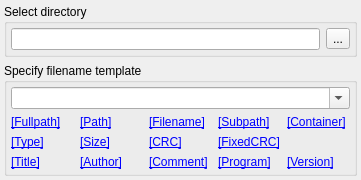
<?xml version="1.0" encoding="UTF-8"?>
<ui version="4.0">
 <class>FilenameTemplate</class>
 <widget class="QWidget" name="FilenameTemplate">
  <property name="geometry">
   <rect>
    <x>0</x>
    <y>0</y>
    <width>361</width>
    <height>168</height>
   </rect>
  </property>
  <property name="windowTitle">
   <string>Build filename template</string>
  </property>
  <layout class="QVBoxLayout" name="verticalLayout">
   <property name="margin">
    <number>4</number>
   </property>
   <item>
    <widget class="QGroupBox" name="dirSelectionGroup">
     <property name="sizePolicy">
      <sizepolicy hsizetype="Preferred" vsizetype="Maximum">
       <horstretch>0</horstretch>
       <verstretch>0</verstretch>
      </sizepolicy>
     </property>
     <property name="title">
      <string>Select directory</string>
     </property>
     <layout class="QHBoxLayout" name="horizontalLayout">
      <property name="margin">
       <number>4</number>
      </property>
      <item>
       <widget class="QLineEdit" name="directoryName"/>
      </item>
      <item>
       <widget class="QToolButton" name="browseDirButton">
        <property name="text">
         <string>...</string>
        </property>
       </widget>
      </item>
     </layout>
    </widget>
   </item>
   <item>
    <widget class="QGroupBox" name="nameSelectionGroup">
     <property name="title">
      <string>Specify filename template</string>
     </property>
     <layout class="QVBoxLayout" name="verticalLayout_2">
      <property name="margin">
       <number>4</number>
      </property>
      <item>
       <widget class="QComboBox" name="fileTemplate">
        <property name="editable">
         <bool>true</bool>
        </property>
        <item>
         <property name="text">
          <string notr="true"/>
         </property>
        </item>
        <item>
         <property name="text">
          <string notr="true">[Fullpath].[Type]</string>
         </property>
        </item>
        <item>
         <property name="text">
          <string notr="true">[Filename]_[Subpath].[Type]</string>
         </property>
        </item>
        <item>
         <property name="text">
          <string notr="true">[CRC].[Type]</string>
         </property>
        </item>
       </widget>
      </item>
      <item>
       <layout class="QGridLayout" name="gridLayout">
        <item row="0" column="0">
         <widget class="QLabel" name="hintFullPath">
          <property name="toolTip">
           <string>
&lt;p&gt;This field means full source data path including any nested container subpath normalized to filename.&lt;/p&gt;
&lt;p&gt;&lt;b&gt;Example:&lt;/b&gt;
&lt;pre&gt;/path/to/file.ext?nested.bin/+256/subfile.B&lt;/pre&gt; will be translated to
&lt;pre&gt;_path_to_file.ext_nested.bin_+256_subfile.B&lt;/pre&gt;
</string>
          </property>
          <property name="text">
           <string notr="true">&lt;a href=&quot;[Fullpath]&quot;&gt;[Fullpath]&lt;/a&gt;</string>
          </property>
          <property name="textFormat">
           <enum>Qt::RichText</enum>
          </property>
         </widget>
        </item>
        <item row="0" column="1">
         <widget class="QLabel" name="hintPath">
          <property name="toolTip">
           <string>
&lt;p&gt;This field means source file path normalized to filename.&lt;/p&gt;
&lt;p&gt;&lt;b&gt;Example:&lt;/b&gt;&lt;/p&gt;
&lt;pre&gt;/path/to/file.ext?nested.bin/+256/subfile.B&lt;/pre&gt; will be translated to
&lt;pre&gt;_path_to_file.ext&lt;/pre&gt;
</string>
          </property>
          <property name="text">
           <string notr="true">&lt;a href=&quot;[Path]&quot;&gt;[Path]&lt;/a&gt;&lt;/p&gt;
&lt;/body&gt;
&lt;/html&gt;</string>
          </property>
          <property name="textFormat">
           <enum>Qt::RichText</enum>
          </property>
         </widget>
        </item>
        <item row="0" column="2">
         <widget class="QLabel" name="hintFilename">
          <property name="toolTip">
           <string>
&lt;p&gt;This field means source data filename.&lt;/p&gt;
&lt;p&gt;&lt;b&gt;Example:&lt;/b&gt;
&lt;pre&gt;/path/to/file.ext?nested.bin/+256/subfile.B&lt;/pre&gt; will be translated to
&lt;pre&gt;file.ext&lt;/pre&gt;
</string>
          </property>
          <property name="text">
           <string notr="true">&lt;a href=&quot;[Filename]&quot;&gt;[Filename]&lt;/a&gt;</string>
          </property>
          <property name="textFormat">
           <enum>Qt::RichText</enum>
          </property>
         </widget>
        </item>
        <item row="0" column="3">
         <widget class="QLabel" name="hintSubpath">
          <property name="toolTip">
           <string>
&lt;p&gt;This field means subdata identifier in source file normalized to filename format.&lt;/p&gt;
&lt;p&gt;&lt;b&gt;Example:&lt;/b&gt;
&lt;pre&gt;/path/to/file.ext?nested.bin/+256/subfile.B&lt;/pre&gt; will be translated to
&lt;pre&gt;nested.bin_+256_subfile.B&lt;/pre&gt;
</string>
          </property>
          <property name="text">
           <string notr="true">&lt;a href=&quot;[Subpath]&quot;&gt;[Subpath]&lt;/a&gt;</string>
          </property>
          <property name="textFormat">
           <enum>Qt::RichText</enum>
          </property>
         </widget>
        </item>
        <item row="0" column="4">
         <widget class="QLabel" name="hintContainer">
          <property name="toolTip">
           <string>
&lt;p&gt;This field means subdata containers chain identifiers normalized to filename format.&lt;/p&gt;
&lt;p&gt;&lt;b&gt;Example:&lt;/b&gt;
&lt;pre&gt;/path/to/file.ext?nested.bin/+256/subfile.B&lt;/pre&gt; can be translated to
&lt;pre&gt;ZIP_RAW_TRD&lt;/pre&gt; in case if file.ext is ZIP file and TRD file is located at 256-byte offset of nested.bin file
</string>
          </property>
          <property name="text">
           <string notr="true">&lt;a href=&quot;[Container]&quot;&gt;[Container]&lt;/a&gt;</string>
          </property>
          <property name="textFormat">
           <enum>Qt::RichText</enum>
          </property>
         </widget>
        </item>
        <item row="1" column="0">
         <widget class="QLabel" name="hintType">
          <property name="toolTip">
           <string>
&lt;p&gt;This field means chiptune type. Usually 2-3 uppercased letters. Can be used as an extension.&lt;/p&gt;
</string>
          </property>
          <property name="text">
           <string notr="true">&lt;a href=&quot;[Type]&quot;&gt;[Type]&lt;/a&gt;</string>
          </property>
          <property name="textFormat">
           <enum>Qt::RichText</enum>
          </property>
         </widget>
        </item>
        <item row="1" column="1">
         <widget class="QLabel" name="hintSize">
          <property name="toolTip">
           <string>
&lt;p&gt;This field means chiptune size in bytes.&lt;/p&gt;
</string>
          </property>
          <property name="text">
           <string notr="true">&lt;a href=&quot;[Size]&quot;&gt;[Size]&lt;/a&gt;</string>
          </property>
          <property name="textFormat">
           <enum>Qt::RichText</enum>
          </property>
         </widget>
        </item>
        <item row="1" column="2">
         <widget class="QLabel" name="hintCRC">
          <property name="toolTip">
           <string>
&lt;p&gt;This field means CRC32 checksum of chiptune in decimal form.&lt;/p&gt;
</string>
          </property>
          <property name="text">
           <string notr="true">&lt;a href=&quot;[CRC]&quot;&gt;[CRC]&lt;/a&gt;</string>
          </property>
          <property name="textFormat">
           <enum>Qt::RichText</enum>
          </property>
         </widget>
        </item>
        <item row="1" column="3">
         <widget class="QLabel" name="hintFixedCRC">
          <property name="toolTip">
           <string>
&lt;p&gt;This field means CRC32 checksum if meaningful chiptune parts in decimal form.&lt;/p&gt;
</string>
          </property>
          <property name="text">
           <string notr="true">&lt;a href=&quot;[FixedCRC]&quot;&gt;[FixedCRC]&lt;/a&gt;</string>
          </property>
          <property name="textFormat">
           <enum>Qt::RichText</enum>
          </property>
         </widget>
        </item>
        <item row="2" column="0">
         <widget class="QLabel" name="hintTitle">
          <property name="toolTip">
           <string>
&lt;p&gt;This field means chiptune title and can be empty.&lt;/p&gt;
</string>
          </property>
          <property name="text">
           <string notr="true">&lt;a href=&quot;[Title]&quot;&gt;[Title]&lt;/a&gt;</string>
          </property>
          <property name="textFormat">
           <enum>Qt::RichText</enum>
          </property>
         </widget>
        </item>
        <item row="2" column="1">
         <widget class="QLabel" name="hintAuthor">
          <property name="toolTip">
           <string>
&lt;p&gt;This field means chiptune's author and can be empty.&lt;/p&gt;
</string>
          </property>
          <property name="text">
           <string notr="true">&lt;a href=&quot;[Author]&quot;&gt;[Author]&lt;/a&gt;</string>
          </property>
          <property name="textFormat">
           <enum>Qt::RichText</enum>
          </property>
         </widget>
        </item>
        <item row="2" column="2">
         <widget class="QLabel" name="hintComment">
          <property name="toolTip">
           <string>
&lt;p&gt;This field means chiptune comment and can be empty.&lt;/p&gt;
</string>
          </property>
          <property name="text">
           <string notr="true">&lt;a href=&quot;[Comment]&quot;&gt;[Comment]&lt;/a&gt;</string>
          </property>
          <property name="textFormat">
           <enum>Qt::RichText</enum>
          </property>
         </widget>
        </item>
        <item row="2" column="3">
         <widget class="QLabel" name="hintProgram">
          <property name="toolTip">
           <string>
&lt;p&gt;This field means program familiy chiptune was created in or compatible with.&lt;/p&gt;
</string>
          </property>
          <property name="text">
           <string notr="true">&lt;a href=&quot;[Program]&quot;&gt;[Program]&lt;/a&gt;</string>
          </property>
          <property name="textFormat">
           <enum>Qt::RichText</enum>
          </property>
         </widget>
        </item>
        <item row="2" column="4">
         <widget class="QLabel" name="hintVersion">
          <property name="toolTip">
           <string>
&lt;p&gt;This field means program version chiptune was created in. Can be not specified. Format is 10*MAJOR+MINOR&lt;/p&gt;
</string>
          </property>
          <property name="text">
           <string notr="true">&lt;a href=&quot;[Version]&quot;&gt;[Version]&lt;/a&gt;</string>
          </property>
          <property name="textFormat">
           <enum>Qt::RichText</enum>
          </property>
         </widget>
        </item>
       </layout>
      </item>
     </layout>
    </widget>
   </item>
  </layout>
 </widget>
 <resources/>
 <connections>
  <connection>
   <sender>browseDirButton</sender>
   <signal>clicked()</signal>
   <receiver>FilenameTemplate</receiver>
   <slot>OnBrowseDirectory()</slot>
  </connection>
  <connection>
   <sender>hintFullPath</sender>
   <signal>linkActivated(QString)</signal>
   <receiver>FilenameTemplate</receiver>
   <slot>OnClickHint(QString)</slot>
  </connection>
  <connection>
   <sender>hintPath</sender>
   <signal>linkActivated(QString)</signal>
   <receiver>FilenameTemplate</receiver>
   <slot>OnClickHint(QString)</slot>
  </connection>
  <connection>
   <sender>hintFilename</sender>
   <signal>linkActivated(QString)</signal>
   <receiver>FilenameTemplate</receiver>
   <slot>OnClickHint(QString)</slot>
  </connection>
  <connection>
   <sender>hintSubpath</sender>
   <signal>linkActivated(QString)</signal>
   <receiver>FilenameTemplate</receiver>
   <slot>OnClickHint(QString)</slot>
  </connection>
  <connection>
   <sender>hintContainer</sender>
   <signal>linkActivated(QString)</signal>
   <receiver>FilenameTemplate</receiver>
   <slot>OnClickHint(QString)</slot>
  </connection>
  <connection>
   <sender>hintType</sender>
   <signal>linkActivated(QString)</signal>
   <receiver>FilenameTemplate</receiver>
   <slot>OnClickHint(QString)</slot>
  </connection>
  <connection>
   <sender>hintSize</sender>
   <signal>linkActivated(QString)</signal>
   <receiver>FilenameTemplate</receiver>
   <slot>OnClickHint(QString)</slot>
  </connection>
  <connection>
   <sender>hintCRC</sender>
   <signal>linkActivated(QString)</signal>
   <receiver>FilenameTemplate</receiver>
   <slot>OnClickHint(QString)</slot>
  </connection>
  <connection>
   <sender>hintFixedCRC</sender>
   <signal>linkActivated(QString)</signal>
   <receiver>FilenameTemplate</receiver>
   <slot>OnClickHint(QString)</slot>
  </connection>
  <connection>
   <sender>hintTitle</sender>
   <signal>linkActivated(QString)</signal>
   <receiver>FilenameTemplate</receiver>
   <slot>OnClickHint(QString)</slot>
  </connection>
  <connection>
   <sender>hintAuthor</sender>
   <signal>linkActivated(QString)</signal>
   <receiver>FilenameTemplate</receiver>
   <slot>OnClickHint(QString)</slot>
  </connection>
  <connection>
   <sender>hintComment</sender>
   <signal>linkActivated(QString)</signal>
   <receiver>FilenameTemplate</receiver>
   <slot>OnClickHint(QString)</slot>
  </connection>
  <connection>
   <sender>hintProgram</sender>
   <signal>linkActivated(QString)</signal>
   <receiver>FilenameTemplate</receiver>
   <slot>OnClickHint(QString)</slot>
  </connection>
  <connection>
   <sender>hintVersion</sender>
   <signal>linkActivated(QString)</signal>
   <receiver>FilenameTemplate</receiver>
   <slot>OnClickHint(QString)</slot>
  </connection>
 </connections>
 <slots>
  <slot>OnBrowseDirectory()</slot>
  <slot>OnClickHint(QString)</slot>
 </slots>
</ui>
